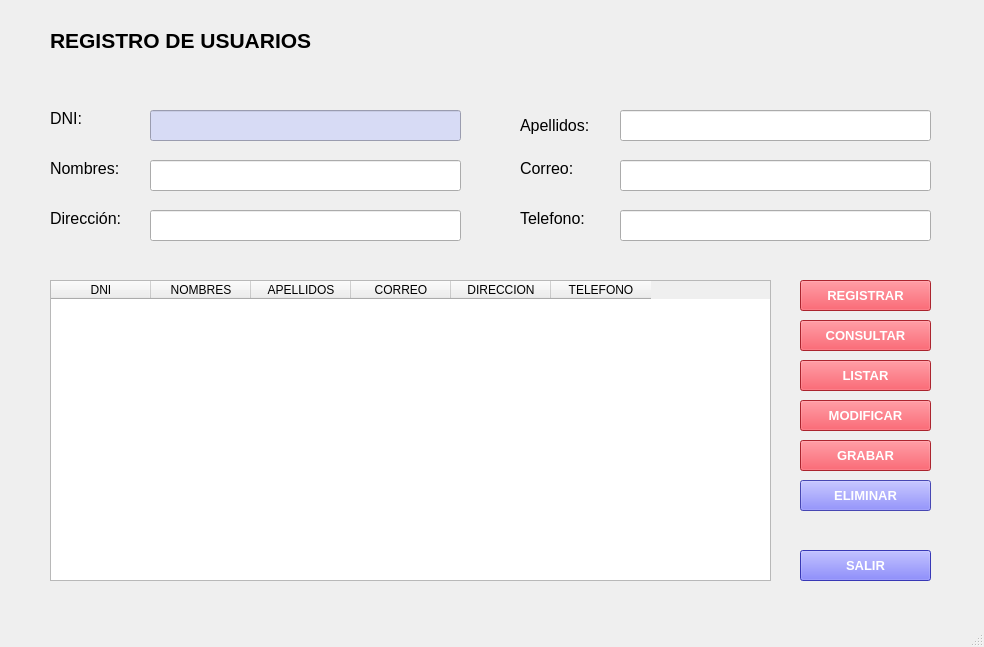
<?xml version="1.0" encoding="UTF-8"?>
<ui version="4.0">
 <class>RegistroClientes</class>
 <widget class="QMainWindow" name="RegistroClientes">
  <property name="geometry">
   <rect>
    <x>0</x>
    <y>0</y>
    <width>984</width>
    <height>647</height>
   </rect>
  </property>
  <property name="font">
   <font>
    <weight>50</weight>
    <bold>false</bold>
   </font>
  </property>
  <property name="windowTitle">
   <string>Registro de Clientes</string>
  </property>
  <widget class="QWidget" name="centralwidget">
   <widget class="QLineEdit" name="txtDni">
    <property name="geometry">
     <rect>
      <x>150</x>
      <y>110</y>
      <width>311</width>
      <height>31</height>
     </rect>
    </property>
    <property name="styleSheet">
     <string notr="true">background-color: rgb(221, 221, 221);
background-color: rgb(215, 219, 245);</string>
    </property>
   </widget>
   <widget class="QLineEdit" name="txtNombres">
    <property name="geometry">
     <rect>
      <x>150</x>
      <y>160</y>
      <width>311</width>
      <height>31</height>
     </rect>
    </property>
   </widget>
   <widget class="QLineEdit" name="txtApellidoPaterno">
    <property name="geometry">
     <rect>
      <x>620</x>
      <y>110</y>
      <width>311</width>
      <height>31</height>
     </rect>
    </property>
   </widget>
   <widget class="QLineEdit" name="txtDireccion">
    <property name="geometry">
     <rect>
      <x>150</x>
      <y>210</y>
      <width>311</width>
      <height>31</height>
     </rect>
    </property>
   </widget>
   <widget class="QLineEdit" name="txtApellidoMaterno">
    <property name="geometry">
     <rect>
      <x>620</x>
      <y>160</y>
      <width>311</width>
      <height>31</height>
     </rect>
    </property>
   </widget>
   <widget class="QLineEdit" name="txtTelefono">
    <property name="geometry">
     <rect>
      <x>620</x>
      <y>210</y>
      <width>311</width>
      <height>31</height>
     </rect>
    </property>
   </widget>
   <widget class="QTableWidget" name="tblClientes">
    <property name="geometry">
     <rect>
      <x>50</x>
      <y>280</y>
      <width>721</width>
      <height>301</height>
     </rect>
    </property>
    <column>
     <property name="text">
      <string>DNI</string>
     </property>
    </column>
    <column>
     <property name="text">
      <string>NOMBRES</string>
     </property>
    </column>
    <column>
     <property name="text">
      <string>APELLIDOS</string>
     </property>
    </column>
    <column>
     <property name="text">
      <string>CORREO</string>
     </property>
    </column>
    <column>
     <property name="text">
      <string>DIRECCION</string>
     </property>
    </column>
    <column>
     <property name="text">
      <string>TELEFONO</string>
     </property>
    </column>
   </widget>
   <widget class="QPushButton" name="btnRegistrar">
    <property name="geometry">
     <rect>
      <x>800</x>
      <y>280</y>
      <width>131</width>
      <height>31</height>
     </rect>
    </property>
    <property name="font">
     <font>
      <family>Segoe UI Historic</family>
      <pointsize>10</pointsize>
      <weight>75</weight>
      <bold>true</bold>
     </font>
    </property>
    <property name="styleSheet">
     <string notr="true">background-color: rgb(239, 51, 64);
color: rgb(255, 255, 255);</string>
    </property>
    <property name="text">
     <string>REGISTRAR</string>
    </property>
   </widget>
   <widget class="QPushButton" name="btnConsultar">
    <property name="geometry">
     <rect>
      <x>800</x>
      <y>320</y>
      <width>131</width>
      <height>31</height>
     </rect>
    </property>
    <property name="font">
     <font>
      <family>Segoe UI Historic</family>
      <pointsize>10</pointsize>
      <weight>75</weight>
      <bold>true</bold>
     </font>
    </property>
    <property name="styleSheet">
     <string notr="true">background-color: rgb(239, 51, 64);
color: rgb(255, 255, 255);</string>
    </property>
    <property name="text">
     <string>CONSULTAR</string>
    </property>
   </widget>
   <widget class="QPushButton" name="btnListar">
    <property name="geometry">
     <rect>
      <x>800</x>
      <y>360</y>
      <width>131</width>
      <height>31</height>
     </rect>
    </property>
    <property name="font">
     <font>
      <family>Segoe UI Historic</family>
      <pointsize>10</pointsize>
      <weight>75</weight>
      <bold>true</bold>
     </font>
    </property>
    <property name="styleSheet">
     <string notr="true">background-color: rgb(239, 51, 64);
color: rgb(255, 255, 255);</string>
    </property>
    <property name="text">
     <string>LISTAR</string>
    </property>
   </widget>
   <widget class="QPushButton" name="btnEliminar">
    <property name="geometry">
     <rect>
      <x>800</x>
      <y>480</y>
      <width>131</width>
      <height>31</height>
     </rect>
    </property>
    <property name="font">
     <font>
      <family>Segoe UI Historic</family>
      <pointsize>10</pointsize>
      <weight>75</weight>
      <bold>true</bold>
     </font>
    </property>
    <property name="styleSheet">
     <string notr="true">background-color: rgb(215, 219, 245);
color: rgb(255, 255, 255);
background-color: rgb(100, 100, 250);</string>
    </property>
    <property name="text">
     <string>ELIMINAR</string>
    </property>
   </widget>
   <widget class="QPushButton" name="btnModificar">
    <property name="enabled">
     <bool>true</bool>
    </property>
    <property name="geometry">
     <rect>
      <x>800</x>
      <y>400</y>
      <width>131</width>
      <height>31</height>
     </rect>
    </property>
    <property name="font">
     <font>
      <family>Segoe UI Historic</family>
      <pointsize>10</pointsize>
      <weight>75</weight>
      <bold>true</bold>
     </font>
    </property>
    <property name="styleSheet">
     <string notr="true">background-color: rgb(239, 51, 64);
color: rgb(255, 255, 255);</string>
    </property>
    <property name="text">
     <string>MODIFICAR</string>
    </property>
   </widget>
   <widget class="QPushButton" name="btnGrabar">
    <property name="enabled">
     <bool>true</bool>
    </property>
    <property name="geometry">
     <rect>
      <x>800</x>
      <y>440</y>
      <width>131</width>
      <height>31</height>
     </rect>
    </property>
    <property name="font">
     <font>
      <family>Segoe UI Historic</family>
      <pointsize>10</pointsize>
      <weight>75</weight>
      <bold>true</bold>
     </font>
    </property>
    <property name="styleSheet">
     <string notr="true">background-color: rgb(239, 51, 64);
color: rgb(255, 255, 255);</string>
    </property>
    <property name="text">
     <string>GRABAR</string>
    </property>
   </widget>
   <widget class="QLabel" name="label_7">
    <property name="geometry">
     <rect>
      <x>50</x>
      <y>110</y>
      <width>61</width>
      <height>16</height>
     </rect>
    </property>
    <property name="font">
     <font>
      <family>Segoe UI Historic</family>
      <pointsize>12</pointsize>
     </font>
    </property>
    <property name="text">
     <string>DNI:</string>
    </property>
   </widget>
   <widget class="QLabel" name="label_8">
    <property name="geometry">
     <rect>
      <x>50</x>
      <y>160</y>
      <width>91</width>
      <height>16</height>
     </rect>
    </property>
    <property name="font">
     <font>
      <family>Segoe UI Historic</family>
      <pointsize>12</pointsize>
     </font>
    </property>
    <property name="text">
     <string>Nombres:</string>
    </property>
   </widget>
   <widget class="QLabel" name="label_9">
    <property name="geometry">
     <rect>
      <x>520</x>
      <y>110</y>
      <width>91</width>
      <height>31</height>
     </rect>
    </property>
    <property name="font">
     <font>
      <family>Segoe UI Historic</family>
      <pointsize>12</pointsize>
     </font>
    </property>
    <property name="text">
     <string>Apellidos:</string>
    </property>
   </widget>
   <widget class="QLabel" name="label_10">
    <property name="geometry">
     <rect>
      <x>520</x>
      <y>160</y>
      <width>71</width>
      <height>16</height>
     </rect>
    </property>
    <property name="font">
     <font>
      <family>Segoe UI Historic</family>
      <pointsize>12</pointsize>
     </font>
    </property>
    <property name="text">
     <string>Correo:</string>
    </property>
   </widget>
   <widget class="QLabel" name="label_11">
    <property name="geometry">
     <rect>
      <x>50</x>
      <y>210</y>
      <width>91</width>
      <height>16</height>
     </rect>
    </property>
    <property name="font">
     <font>
      <family>Segoe UI Historic</family>
      <pointsize>12</pointsize>
     </font>
    </property>
    <property name="text">
     <string>Dirección:</string>
    </property>
   </widget>
   <widget class="QLabel" name="label_12">
    <property name="geometry">
     <rect>
      <x>520</x>
      <y>210</y>
      <width>91</width>
      <height>16</height>
     </rect>
    </property>
    <property name="font">
     <font>
      <family>Segoe UI Historic</family>
      <pointsize>12</pointsize>
     </font>
    </property>
    <property name="text">
     <string>Telefono:</string>
    </property>
   </widget>
   <widget class="QLabel" name="label">
    <property name="geometry">
     <rect>
      <x>730</x>
      <y>20</y>
      <width>231</width>
      <height>41</height>
     </rect>
    </property>
    <property name="text">
     <string/>
    </property>
    <property name="pixmap">
     <pixmap>logo-header-desktop.png</pixmap>
    </property>
    <property name="scaledContents">
     <bool>true</bool>
    </property>
   </widget>
   <widget class="QLabel" name="label_13">
    <property name="geometry">
     <rect>
      <x>50</x>
      <y>20</y>
      <width>341</width>
      <height>41</height>
     </rect>
    </property>
    <property name="font">
     <font>
      <family>Segoe UI Historic</family>
      <pointsize>16</pointsize>
      <weight>75</weight>
      <bold>true</bold>
     </font>
    </property>
    <property name="text">
     <string>REGISTRO DE USUARIOS</string>
    </property>
   </widget>
   <widget class="QPushButton" name="btnSalir">
    <property name="geometry">
     <rect>
      <x>800</x>
      <y>550</y>
      <width>131</width>
      <height>31</height>
     </rect>
    </property>
    <property name="font">
     <font>
      <family>Segoe UI Historic</family>
      <pointsize>10</pointsize>
      <weight>75</weight>
      <bold>true</bold>
     </font>
    </property>
    <property name="styleSheet">
     <string notr="true">border-top-color: rgb(79, 79, 255);
background-color: rgb(100, 100, 250);
color: rgb(255, 255, 255);
background-color: rgb(79, 79, 255);
border-color: rgb(79, 79, 255);</string>
    </property>
    <property name="text">
     <string>SALIR</string>
    </property>
   </widget>
  </widget>
  <widget class="QMenuBar" name="menubar">
   <property name="geometry">
    <rect>
     <x>0</x>
     <y>0</y>
     <width>984</width>
     <height>25</height>
    </rect>
   </property>
  </widget>
  <widget class="QStatusBar" name="statusbar"/>
 </widget>
 <resources/>
 <connections/>
</ui>
